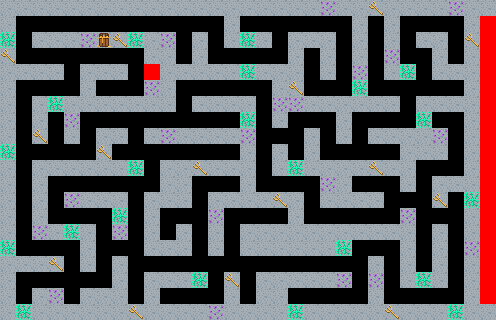

A level layout from a 2D game, rendered from its tile map. Below: a short description, then the map file with its tile-grid data intact:
An orthogonal 31x20 tile map with 16x16 px tiles, 3 tile layers (WallLayer, TileLayer, UILayer) and 20 objects.

<map version="1.10" tiledversion="1.11.2" orientation="orthogonal" renderorder="right-down" width="31" height="20" tilewidth="16" tileheight="16" infinite="0" nextlayerid="13" nextobjectid="40">
 <tileset firstgid="1" source="../tiled/map_tileset.tsx" />
 <layer id="2" name="WallLayer" width="31" height="20">
  <data encoding="csv">
12,12,12,12,12,12,12,12,12,12,12,12,12,12,12,12,12,12,12,12,12,12,12,12,12,12,12,12,12,12,12,
12,0,0,0,0,0,0,0,0,0,0,0,0,0,12,0,0,0,0,0,0,0,12,0,12,0,0,0,0,12,12,
12,0,12,12,12,12,12,12,12,12,12,0,12,0,12,12,12,0,12,12,12,0,12,0,12,0,12,12,0,12,12,
12,0,0,0,0,0,0,0,0,12,12,0,12,0,0,0,0,0,12,0,12,0,12,0,12,0,0,12,0,12,12,
12,12,12,12,0,12,12,12,0,12,12,12,12,12,12,12,12,12,12,0,12,0,12,0,12,12,0,12,12,12,12,
12,0,0,0,0,12,0,0,0,12,12,0,0,0,0,0,0,12,12,0,0,0,12,0,0,0,0,0,0,12,12,
12,0,12,12,12,12,12,12,12,12,12,0,12,12,12,12,0,12,12,12,12,12,12,12,12,0,12,12,12,12,12,
12,0,12,0,12,0,0,0,0,0,0,0,0,0,0,12,0,12,0,0,0,12,0,0,0,0,12,0,0,12,12,
12,0,12,0,12,0,12,12,0,12,12,12,12,12,12,12,0,0,0,12,0,12,0,12,12,12,12,12,0,12,12,
12,0,0,0,0,0,12,0,0,0,0,0,0,0,0,12,0,12,0,12,0,0,0,0,0,12,12,12,0,12,12,
12,0,12,12,12,12,12,12,12,0,12,12,12,12,12,12,0,12,12,12,12,12,12,12,12,12,0,0,0,12,12,
12,0,12,0,0,0,0,0,0,0,12,12,0,0,0,12,0,0,0,0,12,12,0,0,0,12,0,12,12,12,12,
12,0,12,0,12,12,12,12,0,12,12,12,0,12,12,12,12,12,12,0,12,12,12,12,0,0,0,12,0,12,12,
12,0,12,0,0,0,0,12,0,12,0,0,0,12,0,0,0,0,12,0,0,0,0,0,0,12,0,0,0,12,12,
12,0,12,12,12,12,0,12,0,12,0,12,0,12,0,12,12,12,12,12,12,12,12,12,12,12,0,12,0,12,12,
12,0,0,0,0,12,0,0,0,12,12,12,0,12,0,12,12,12,12,12,12,12,0,0,0,12,0,12,0,12,12,
12,12,12,12,0,12,0,12,0,0,0,0,0,0,0,0,0,0,0,0,0,0,0,12,0,12,0,12,0,12,12,
12,0,0,0,0,0,0,12,0,12,12,12,12,0,12,0,12,12,12,12,12,12,0,12,0,12,12,12,0,12,12,
12,0,12,12,0,12,12,12,0,12,0,0,0,0,12,0,12,12,0,0,0,0,0,12,0,0,0,0,0,12,12,
12,12,12,12,12,12,12,12,12,12,12,12,12,12,12,12,12,12,12,12,12,12,12,12,12,12,12,12,12,12,12
</data>
 </layer>
 <layer id="3" name="TileLayer" width="31" height="20">
  <data encoding="csv">
0,0,0,0,0,0,0,0,0,0,0,0,0,0,0,0,0,0,0,0,17,0,0,2,0,0,0,0,17,0,0,
0,0,0,0,0,0,0,0,0,0,0,0,0,0,0,0,0,0,0,0,0,0,0,0,0,0,0,0,0,0,0,
41,0,0,0,0,17,1,2,41,0,17,0,0,0,0,41,0,0,0,0,0,0,0,0,0,0,0,0,0,2,0,
2,0,0,0,0,0,0,0,0,0,0,0,0,0,0,0,0,0,0,0,0,0,0,0,17,0,0,0,0,0,0,
0,0,0,0,0,0,0,0,0,10,0,0,0,0,0,41,0,0,0,0,0,0,17,0,0,41,0,0,0,0,0,
0,0,0,0,0,0,0,0,0,17,0,0,0,0,0,0,0,0,2,0,0,0,41,0,0,0,0,0,0,0,0,
0,0,0,41,0,0,0,0,0,0,0,0,0,0,0,0,0,17,17,0,0,0,0,0,0,0,0,0,0,0,0,
0,0,0,0,17,0,0,0,0,0,0,0,0,0,0,41,0,0,0,0,0,0,0,0,0,0,41,0,0,0,0,
0,0,2,0,0,0,0,0,0,0,17,0,0,0,0,17,0,0,0,0,0,0,0,0,0,0,0,17,0,0,0,
41,0,0,0,0,0,2,0,0,0,0,0,0,0,0,0,0,0,0,0,0,0,0,0,0,0,0,0,0,0,0,
0,0,0,0,0,0,0,0,41,0,0,0,2,0,0,0,0,0,41,0,0,0,0,2,0,0,0,0,0,0,0,
0,0,0,0,0,0,0,0,0,0,0,0,0,0,0,0,0,0,0,0,17,0,0,0,0,0,0,0,0,0,0,
0,0,0,0,17,0,0,0,0,0,0,0,0,0,0,0,0,2,0,0,0,0,0,0,0,0,0,2,0,41,0,
0,0,0,0,0,0,0,41,0,0,0,0,0,17,0,0,0,0,0,0,0,0,0,0,0,17,0,0,0,0,0,
0,0,17,0,41,0,0,17,0,0,0,0,0,0,0,0,0,0,0,0,0,0,0,0,0,0,0,0,0,0,0,
41,0,0,0,0,0,0,0,0,0,0,0,0,0,0,0,0,0,0,0,0,41,0,0,0,0,0,0,0,17,0,
0,0,0,2,0,0,0,0,0,0,0,0,0,0,0,0,0,0,0,0,0,0,0,0,0,0,0,0,0,0,0,
0,0,0,0,0,0,0,0,0,0,0,0,41,0,2,0,0,0,0,0,0,17,0,17,0,0,41,0,0,0,0,
0,0,0,17,0,0,0,0,0,0,0,0,0,0,0,0,0,0,0,0,0,0,0,0,0,0,0,0,0,0,0,
0,41,0,0,0,0,0,0,2,0,0,0,0,17,0,0,0,0,41,0,0,0,0,0,2,0,0,0,41,0,0
</data>
 </layer>
 <layer id="12" name="UILayer" width="31" height="20">
  <data encoding="csv">
0,0,0,0,0,0,0,0,0,0,0,0,0,0,0,0,0,0,0,0,0,0,0,0,0,0,0,0,0,0,0,
0,0,0,0,0,0,0,0,0,0,0,0,0,0,0,0,0,0,0,0,0,0,0,0,0,0,0,0,0,0,10,
0,0,0,0,0,0,0,0,0,0,0,0,0,0,0,0,0,0,0,0,0,0,0,0,0,0,0,0,0,0,10,
0,0,0,0,0,0,0,0,0,0,0,0,0,0,0,0,0,0,0,0,0,0,0,0,0,0,0,0,0,0,10,
0,0,0,0,0,0,0,0,0,0,0,0,0,0,0,0,0,0,0,0,0,0,0,0,0,0,0,0,0,0,10,
0,0,0,0,0,0,0,0,0,0,0,0,0,0,0,0,0,0,0,0,0,0,0,0,0,0,0,0,0,0,10,
0,0,0,0,0,0,0,0,0,0,0,0,0,0,0,0,0,0,0,0,0,0,0,0,0,0,0,0,0,0,10,
0,0,0,0,0,0,0,0,0,0,0,0,0,0,0,0,0,0,0,0,0,0,0,0,0,0,0,0,0,0,10,
0,0,0,0,0,0,0,0,0,0,0,0,0,0,0,0,0,0,0,0,0,0,0,0,0,0,0,0,0,0,10,
0,0,0,0,0,0,0,0,0,0,0,0,0,0,0,0,0,0,0,0,0,0,0,0,0,0,0,0,0,0,10,
0,0,0,0,0,0,0,0,0,0,0,0,0,0,0,0,0,0,0,0,0,0,0,0,0,0,0,0,0,0,10,
0,0,0,0,0,0,0,0,0,0,0,0,0,0,0,0,0,0,0,0,0,0,0,0,0,0,0,0,0,0,10,
0,0,0,0,0,0,0,0,0,0,0,0,0,0,0,0,0,0,0,0,0,0,0,0,0,0,0,0,0,0,10,
0,0,0,0,0,0,0,0,0,0,0,0,0,0,0,0,0,0,0,0,0,0,0,0,0,0,0,0,0,0,10,
0,0,0,0,0,0,0,0,0,0,0,0,0,0,0,0,0,0,0,0,0,0,0,0,0,0,0,0,0,0,10,
0,0,0,0,0,0,0,0,0,0,0,0,0,0,0,0,0,0,0,0,0,0,0,0,0,0,0,0,0,0,10,
0,0,0,0,0,0,0,0,0,0,0,0,0,0,0,0,0,0,0,0,0,0,0,0,0,0,0,0,0,0,10,
0,0,0,0,0,0,0,0,0,0,0,0,0,0,0,0,0,0,0,0,0,0,0,0,0,0,0,0,0,0,10,
0,0,0,0,0,0,0,0,0,0,0,0,0,0,0,0,0,0,0,0,0,0,0,0,0,0,0,0,0,0,10,
0,0,0,0,0,0,0,0,0,0,0,0,0,0,0,0,0,0,0,0,0,0,0,0,0,0,0,0,0,0,0
</data>
 </layer>
 <objectgroup id="9" name="PlayerSpawn">
  <object id="20" x="96" y="80">
   <point />
  </object>
 </objectgroup>
 <objectgroup id="10" name="EnemySpawn">
  <object id="21" x="176" y="80">
   <point />
  </object>
  <object id="22" x="272" y="16">
   <point />
  </object>
  <object id="23" x="368" y="32">
   <point />
  </object>
  <object id="24" x="416" y="80">
   <point />
  </object>
  <object id="25" x="352" y="112">
   <point />
  </object>
  <object id="26" x="384" y="192">
   <point />
  </object>
  <object id="27" x="304" y="192">
   <point />
  </object>
  <object id="28" x="240" y="208">
   <point />
  </object>
  <object id="29" x="176" y="256">
   <point />
  </object>
  <object id="30" x="96" y="272">
   <point />
  </object>
  <object id="31" x="16" y="288">
   <point />
  </object>
  <object id="32" x="16" y="176">
   <point />
  </object>
  <object id="33" x="32" y="80">
   <point />
  </object>
  <object id="34" x="16" y="16">
   <point />
  </object>
  <object id="35" x="144" y="16">
   <point />
  </object>
  <object id="36" x="176" y="144">
   <point />
  </object>
  <object id="37" x="288" y="256">
   <point />
  </object>
  <object id="38" x="432" y="288">
   <point />
  </object>
  <object id="39" x="448" y="128">
   <point />
  </object>
 </objectgroup>
</map>
